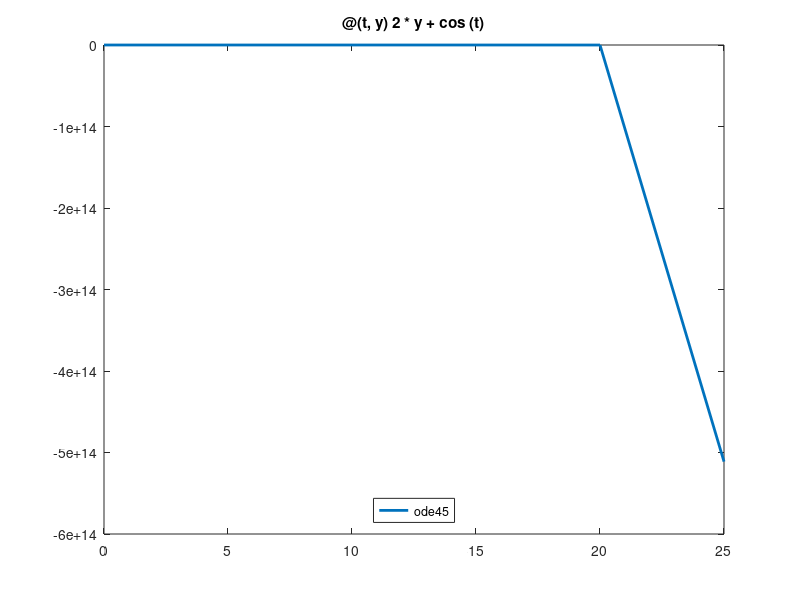

Here is the MATLAB script that generated this plot: (Note: this script raises an error after producing the figure.)
clear; clc; close all;

% Description: Solves the IVP problem using Euler's method and ode45

% Parameters
h = input('Enter the value of h: ');
n = input('Enter the value of n: ');
%h = 0.01; n = 10;

fun1 = @(t,y) 2*y +  cos(t);
fun2 = @(t,y) exp(-t) - 3*y;

funcs = {fun1, fun2};

t0 = [0 -1];
tN = n*h;
y0 = [-2/5 0];

for i = 1:2
    % Ode45 (Actual Solution)
    [t,y] = ode45(funcs{i},t0(i):h:tN,y0(i));
    figure(i)
    plot(t,y,'linewidth',2,'DisplayName','ode45')
    hold on

    title(func2str(funcs{i}))
    legend('location','south')

    [t,y] = euler_ivp(funcs{i},t0(i),y0(i),tN,h);
    plot(t,y,'--','linewidth',2,'DisplayName',sprintf('Euler: h = %.2f, n = %d',h,n));
    xlabel('t')
    ylabel('y(t)')
end
